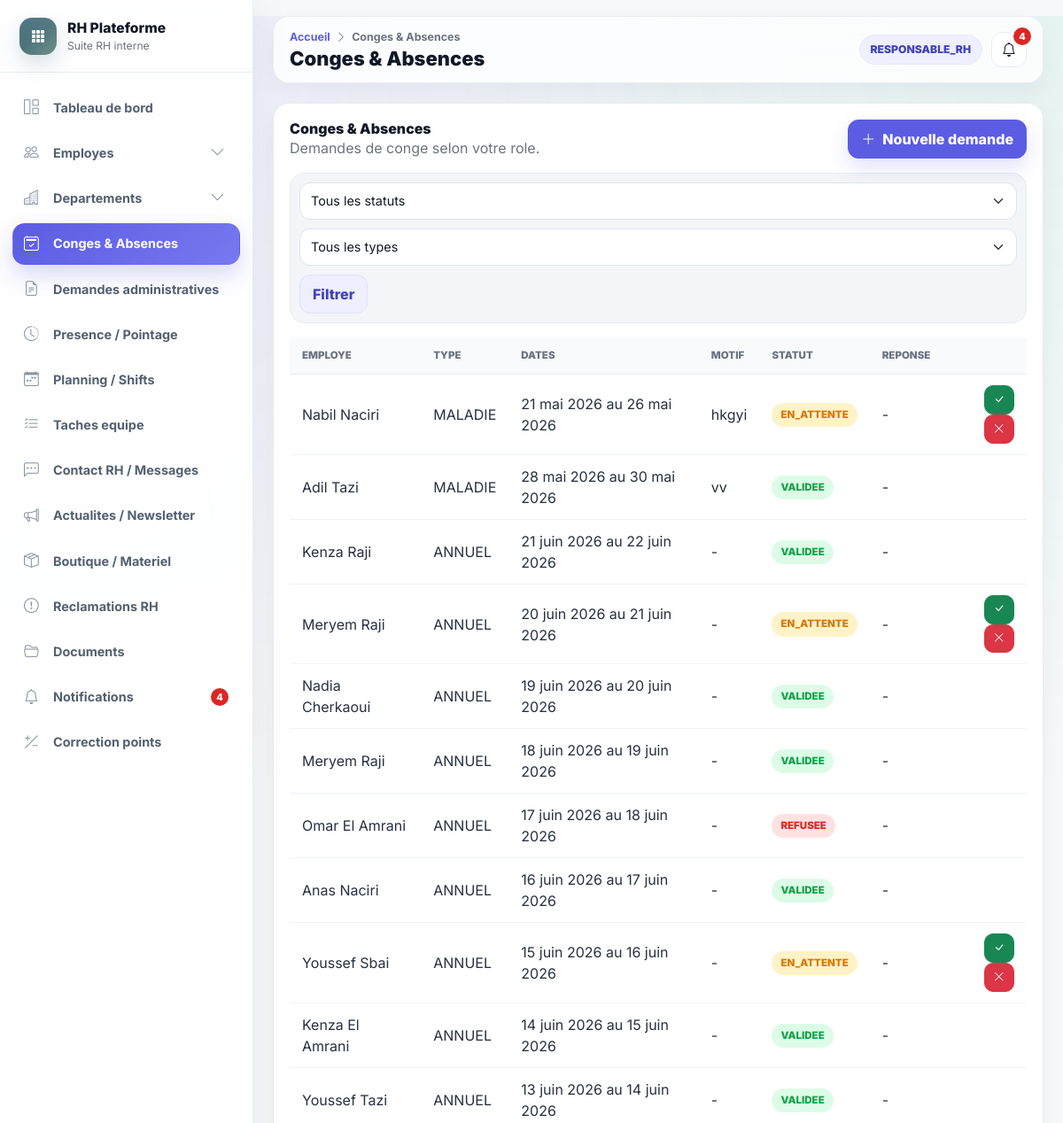
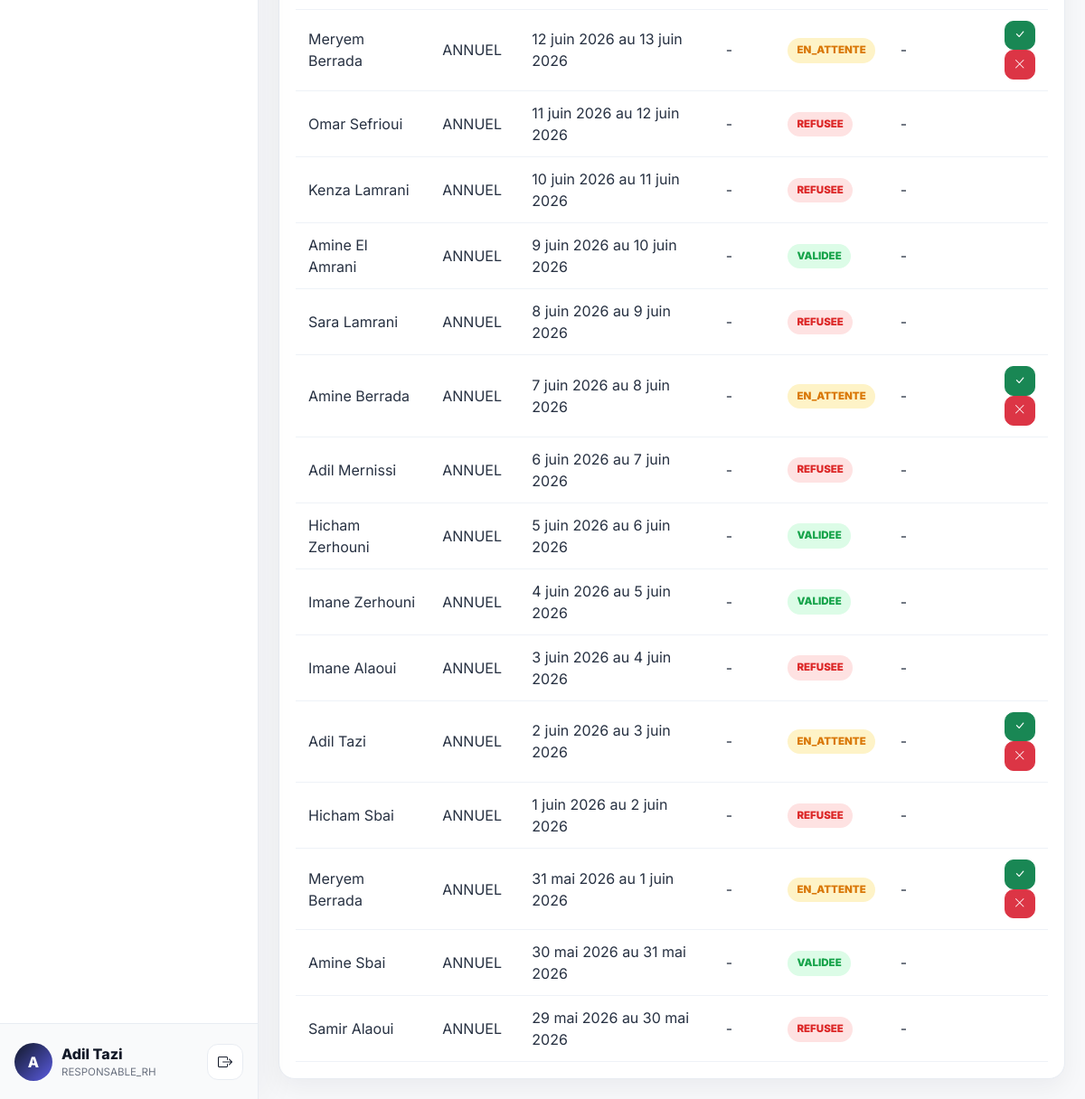
Screenshot of /conges (signed in) with the database file from the repository (2 pictures, top to bottom).
### accounts/models.py (models this page shows, shortened)
class UtilisateurProfile(models.Model):
    user = models.OneToOneField(settings.AUTH_USER_MODEL, on_delete=models.CASCADE, related_name="profile")
    role = models.CharField(max_length=40, choices=Role.choices)
    actif = models.BooleanField(default=True)
    employe = models.OneToOneField(
        "hr.Employe",
        on_delete=models.SET_NULL,
        null=True,
        blank=True,
        related_name="utilisateur_profile",
    )
    class Meta:
        verbose_name = "Utilisateur"
        verbose_name_plural = "Utilisateurs"

### hr/models.py (models this page shows, shortened)
class Employe(models.Model):
    matricule = models.CharField(max_length=100, unique=True)
    nom = models.CharField(max_length=255)
    prenom = models.CharField(max_length=255)
    email = models.EmailField()
    telephone = models.CharField(max_length=80, blank=True)
    date_naissance = models.DateField(null=True, blank=True)
    date_embauche = models.DateField()
    adresse = models.TextField(blank=True)
    photo = models.ImageField(upload_to="uploads/photos/", null=True, blank=True)
    departement = models.ForeignKey(Departement, on_delete=models.SET_NULL, null=True, blank=True, related_name="employes")
    service = models.ForeignKey(Service, on_delete=models.SET_NULL, null=True, blank=True, related_name="employes")
    poste = models.ForeignKey(Poste, on_delete=models.SET_NULL, null=True, blank=True, related_name="employes")
    responsable = models.ForeignKey("self", on_delete=models.SET_NULL, null=True, blank=True, related_name="collaborateurs")
    localisation = models.CharField(max_length=255, blank=True, default="Casablanca")
    actif = models.BooleanField(default=True)
    created_at = models.DateTimeField(auto_now_add=True)
    updated_at = models.DateTimeField(auto_now=True)
    class Meta:
        ordering = ["nom", "prenom"]
    @property
    def nom_complet(self):
        return f"{self.prenom or ''} {self.nom or ''}".strip()

class DemandeConge(models.Model):
    type = models.CharField(max_length=30, choices=TypeConge.choices)
    date_debut = models.DateField()
    date_fin = models.DateField()
    motif = models.TextField(blank=True)
    statut = models.CharField(max_length=30, choices=StatutDemande.choices, default=StatutDemande.EN_ATTENTE)
    employe = models.ForeignKey(Employe, on_delete=models.CASCADE, related_name="conges")
    traitee_par = models.ForeignKey(
        Employe,
        on_delete=models.SET_NULL,
        null=True,
        blank=True,
        related_name="conges_traites",
    )
    date_traitement = models.DateTimeField(null=True, blank=True)
    commentaire_reponse = models.TextField(blank=True)
    date_creation = models.DateTimeField(default=timezone.now)
    created_at = models.DateTimeField(auto_now_add=True)
    updated_at = models.DateTimeField(auto_now=True)
    class Meta:
        ordering = ["-date_creation"]

### hr/views.py (the view)
# urls.py: path("conges", views.conges_list, name="conges_list"),
@login_required
def conges_list(request):
    demandes = conges_for_profile(profile(request))
    statut = request.GET.get("statut")
    type_conge = request.GET.get("type")
    if statut:
        demandes = demandes.filter(statut=statut)
    if type_conge:
        demandes = demandes.filter(type=type_conge)
    return render(
        request,
        "conges/list.html",
        {"page_title": "Conges & Absences", "demandes": demandes, "statuts": StatutDemande.choices, "types": TypeConge.choices, "statut_filtre": statut, "type_filtre": type_conge},
    )

### hr/views.py (called while the page is built)
def profile(request):
    return getattr(request.user, "profile", None)

def conges_for_profile(user_profile):
    if not user_profile or not user_profile.employe:
        return DemandeConge.objects.none()
    if user_profile.role in {Role.ADMIN, Role.RESPONSABLE_RH}:
        return DemandeConge.objects.select_related("employe", "traitee_par")
    if user_profile.role == Role.RESPONSABLE_HIERARCHIQUE:
        return DemandeConge.objects.filter(employe__responsable=user_profile.employe).select_related("employe", "traitee_par")
    return DemandeConge.objects.filter(employe=user_profile.employe).select_related("employe", "traitee_par")

### templates/conges/list.html (shortened to what this page needs)
{% extends "base.html" %}
{% block content %}
<div class="panel">
    <div class="panel-header">
        <div><h3>Conges & Absences</h3><p class="mb-0">Demandes de conge selon votre role.</p></div>
        <a href="{% url 'conge_create' %}" class="btn btn-accent"><i class="bi bi-plus-lg"></i> Nouvelle demande</a>
    </div>
    <form class="filter-row" method="get">
        <select class="form-select" name="statut">
            <option value="">Tous les statuts</option>
        </select>
        <select class="form-select" name="type">
            <option value="">Tous les types</option>
        </select>
        <button class="btn btn-outline-secondary">Filtrer</button>
    </form>
    <div class="table-responsive">
        <table class="table align-middle">
            <thead><tr><th>Employe</th><th>Type</th><th>Dates</th><th>Motif</th><th>Statut</th><th>Reponse</th><th></th></tr></thead>
            <tbody>
            {% for demande in demandes %}
                <tr>
                    <td>{{ demande.employe.nom_complet }}</td>
                    <td>{{ demande.type }}</td>
                    <td>{{ demande.date_debut }} au {{ demande.date_fin }}</td>
                    <td>{{ demande.motif|default:"-" }}</td>
                    <td><span class="status-badge status-{{ demande.statut }}">{{ demande.statut }}</span></td>
                    <td>{{ demande.commentaire_reponse|default:"-" }}</td>
                    <td class="text-end">
                        {% if utilisateur_connecte.role == "ADMIN" or utilisateur_connecte.role == "RESPONSABLE_RH" or utilisateur_connecte.role == "RESPONSABLE_HIERARCHIQUE" %}
                            {% if demande.statut == "EN_ATTENTE" %}
                            <form method="post" action="{% url 'conge_validate' demande.id %}" class="d-inline">{% csrf_token %}<input type="hidden" name="commentaire" value=""><button class="btn btn-sm btn-success"><i class="bi bi-check-lg"></i></button></form>
                            <form method="post" action="{% url 'conge_refuse' demande.id %}" class="d-inline">{% csrf_token %}<input type="hidden" name="commentaire" value=""><button class="btn btn-sm btn-danger"><i class="bi bi-x-lg"></i></button></form>
                            {% endif %}
                        {% endif %}
                    </td>
                </tr>
            {% empty %}<tr><td colspan="7" class="empty-state">Aucune demande de conge.</td></tr>{% endfor %}
            </tbody>
        </table>
    </div>
</div>
{% endblock %}

### templates/base.html (shortened to what this page needs)
{% load static message_tags %}
<!DOCTYPE html>
<html lang="fr">
<head>
    <link href="https://cdn.jsdelivr.net/npm/bootstrap@5.3.3/dist/css/bootstrap.min.css" rel="stylesheet">
    <link href="https://cdn.jsdelivr.net/npm/bootstrap-icons@1.11.3/font/bootstrap-icons.css" rel="stylesheet">
    <link rel="stylesheet" href="{% static 'css/main.css' %}?v=premium-rh-saas-1">
</head>
<body class="app-body">
<div class="app-shell">
    <aside id="sidebar" class="app-sidebar">
        <div class="sidebar-brand">
            <div class="brand-mark"><i class="bi bi-grid-3x3-gap-fill"></i></div>
            <div class="brand-copy">
                <div class="brand-title">RH Plateforme</div>
                <div class="brand-subtitle">Suite RH interne</div>
            </div>
        </div>
        <nav class="sidebar-nav" aria-label="Navigation principale">
            <a href="{% url 'dashboard' %}" class="sidebar-item nav-link" data-route="/dashboard"><i class="bi bi-grid-1x2"></i><span>Tableau de bord</span></a>
            <div class="sidebar-group" data-group-route="/employes">
                <button class="sidebar-item sidebar-parent nav-link {% if nav_module == 'employes' %}active{% endif %}" type="button" data-bs-toggle="collapse" data-bs-target="#menuEmployes" aria-expanded="{% if nav_module == 'employes' %}true{% else %}false{% endif %}">
                    <i class="bi bi-people"></i><span>Employes</span><i class="bi bi-chevron-down ms-auto"></i>
                </button>
            </div>
            {% if utilisateur_connecte.role == "ADMIN" or utilisateur_connecte.role == "RESPONSABLE_RH" %}
                <div class="sidebar-group" data-group-route="/departements">
                    <button class="sidebar-item sidebar-parent nav-link {% if nav_module == 'departements' %}active{% endif %}" type="button" data-bs-toggle="collapse" data-bs-target="#menuDepartements" aria-expanded="{% if nav_module == 'departements' %}true{% else %}false{% endif %}">
                        <i class="bi bi-buildings"></i><span>Departements</span><i class="bi bi-chevron-down ms-auto"></i>
                    </button>
                </div>
            {% endif %}
            <a href="{% url 'conges_list' %}" class="sidebar-item nav-link" data-route="/conges"><i class="bi bi-calendar2-check"></i><span>Conges & Absences</span></a>
            <a href="{% url 'demandes_list' %}" class="sidebar-item nav-link" data-route="/demandes"><i class="bi bi-file-earmark-text"></i><span>Demandes administratives</span></a>
            <a href="{% url 'attendance' %}" class="sidebar-item nav-link" data-route="/pointage"><i class="bi bi-clock-history"></i><span>Presence / Pointage</span></a>
            <a href="{% url 'planning' %}" class="sidebar-item nav-link" data-route="/planning"><i class="bi bi-calendar-week"></i><span>Planning / Shifts</span></a>
            <a href="{% url 'team_tasks' %}" class="sidebar-item nav-link" data-route="/taches"><i class="bi bi-list-check"></i><span>Taches equipe</span></a>
            <a href="{% url 'rh_messages' %}" class="sidebar-item nav-link" data-route="/messages-rh"><i class="bi bi-chat-left-dots"></i><span>Contact RH / Messages</span></a>
            <a href="{% url 'news_list' %}" class="sidebar-item nav-link" data-route="/actualites"><i class="bi bi-megaphone"></i><span>Actualites / Newsletter</span></a>
            <a href="{% url 'shop' %}" class="sidebar-item nav-link" data-route="/boutique"><i class="bi bi-box-seam"></i><span>Boutique / Materiel</span></a>
            <a href="{% url 'reclamations' %}" class="sidebar-item nav-link" data-route="/reclamations"><i class="bi bi-exclamation-circle"></i><span>Reclamations RH</span></a>
            <a href="{% url 'documents_list' %}" class="sidebar-item nav-link" data-route="/documents"><i class="bi bi-folder2-open"></i><span>Documents</span></a>
            <a href="{% url 'notifications_list' %}" class="sidebar-item nav-link nav-link-with-badge" data-route="/notifications">
                <i class="bi bi-bell"></i><span>Notifications</span>
                {% if notifications_non_lues > 0 %}<span class="nav-badge">{{ notifications_non_lues }}</span>{% endif %}
            </a>
            {% if utilisateur_connecte.role == "ADMIN" or utilisateur_connecte.role == "RESPONSABLE_RH" %}
                <a href="{% url 'manual_points' %}" class="sidebar-item nav-link" data-route="/points"><i class="bi bi-plus-slash-minus"></i><span>Correction points</span></a>
            {% endif %}
        </nav>
        <div class="sidebar-user">
            <div class="user-avatar"><span>{{ utilisateur_connecte.employe.prenom|first|default:"U" }}</span></div>
            <div class="user-meta">
                <div class="user-name">{{ utilisateur_connecte.employe.nom_complet|default:"Utilisateur" }}</div>
                <div class="user-role">{{ utilisateur_connecte.role|default:"Session" }}</div>
            </div>
            <form action="{% url 'logout' %}" method="post" class="ms-auto">
                <button type="submit" class="btn btn-rh-icon" title="Se deconnecter"><i class="bi bi-box-arrow-right"></i></button>
            </form>
        </div>
    </aside>
    <main id="main-content" class="app-main">
        <nav class="app-topbar">
            <div class="page-header">
                <div class="breadcrumb-line">
                    <a href="{% url 'dashboard' %}">Accueil</a>
                    <i class="bi bi-chevron-right"></i>
                    <span>{{ page_title|default:"Page" }}</span>
                </div>
                <h1 class="page-title">{{ page_title|default:"Page" }}</h1>
            </div>
            <div class="topbar-actions">
                <span class="role-pill">{{ utilisateur_connecte.role|default:"Utilisateur" }}</span>
                <a href="{% url 'notifications_list' %}" class="btn btn-rh-icon position-relative" title="Notifications">
                    <i class="bi bi-bell"></i>
                    {% if notifications_non_lues > 0 %}<span class="topbar-badge">{{ notifications_non_lues }}</span>{% endif %}
                </a>
            </div>
        </nav>
        <div class="app-content">
            {% block content %}{% endblock %}
        </div>
    </main>
</div>
</body>
</html>

### rows the page displays
UtilisateurProfile: employe.prenom|first "A", employe.nom_complet "Adil Tazi", role "RESPONSABLE_RH"
DemandeConge: employe.nom_complet "Nabil Naciri", type "MALADIE", date_debut "21 mai 2026", date_fin "26 mai 2026", motif "hkgyi", statut "EN_ATTENTE", commentaire_reponse "-"
DemandeConge: employe.nom_complet "Adil Tazi", type "MALADIE", date_debut "28 mai 2026", date_fin "30 mai 2026", motif "vv", statut "VALIDEE", commentaire_reponse "-"
DemandeConge: employe.nom_complet "Kenza Raji", type "ANNUEL", date_debut "21 juin 2026", date_fin "22 juin 2026", motif "-", statut "VALIDEE", commentaire_reponse "-"
DemandeConge: employe.nom_complet "Meryem Raji", type "ANNUEL", date_debut "20 juin 2026", date_fin "21 juin 2026", motif "-", statut "EN_ATTENTE", commentaire_reponse "-"
DemandeConge: employe.nom_complet "Nadia Cherkaoui", type "ANNUEL", date_debut "19 juin 2026", date_fin "20 juin 2026", motif "-", statut "VALIDEE", commentaire_reponse "-"
DemandeConge: employe.nom_complet "Meryem Raji", type "ANNUEL", date_debut "18 juin 2026", date_fin "19 juin 2026", motif "-", statut "VALIDEE", commentaire_reponse "-"
DemandeConge: employe.nom_complet "Omar El Amrani", type "ANNUEL", date_debut "17 juin 2026", date_fin "18 juin 2026", motif "-", statut "REFUSEE", commentaire_reponse "-"
DemandeConge: employe.nom_complet "Anas Naciri", type "ANNUEL", date_debut "16 juin 2026", date_fin "17 juin 2026", motif "-", statut "VALIDEE", commentaire_reponse "-"
DemandeConge: employe.nom_complet "Youssef Sbai", type "ANNUEL", date_debut "15 juin 2026", date_fin "16 juin 2026", motif "-", statut "EN_ATTENTE", commentaire_reponse "-"
DemandeConge: employe.nom_complet "Kenza El Amrani", type "ANNUEL", date_debut "14 juin 2026", date_fin "15 juin 2026", motif "-", statut "VALIDEE", commentaire_reponse "-"
DemandeConge: employe.nom_complet "Youssef Tazi", type "ANNUEL", date_debut "13 juin 2026", date_fin "14 juin 2026", motif "-", statut "VALIDEE", commentaire_reponse "-"
DemandeConge: employe.nom_complet "Meryem Berrada", type "ANNUEL", date_debut "12 juin 2026", date_fin "13 juin 2026", motif "-", statut "EN_ATTENTE", commentaire_reponse "-"
DemandeConge: employe.nom_complet "Omar Sefrioui", type "ANNUEL", date_debut "11 juin 2026", date_fin "12 juin 2026", motif "-", statut "REFUSEE", commentaire_reponse "-"
DemandeConge: employe.nom_complet "Kenza Lamrani", type "ANNUEL", date_debut "10 juin 2026", date_fin "11 juin 2026", motif "-", statut "REFUSEE", commentaire_reponse "-"
DemandeConge: employe.nom_complet "Amine El Amrani", type "ANNUEL", date_debut "9 juin 2026", date_fin "10 juin 2026", motif "-", statut "VALIDEE", commentaire_reponse "-"
DemandeConge: employe.nom_complet "Sara Lamrani", type "ANNUEL", date_debut "8 juin 2026", date_fin "9 juin 2026", motif "-", statut "REFUSEE", commentaire_reponse "-"
DemandeConge: employe.nom_complet "Amine Berrada", type "ANNUEL", date_debut "7 juin 2026", date_fin "8 juin 2026", motif "-", statut "EN_ATTENTE", commentaire_reponse "-"
DemandeConge: employe.nom_complet "Adil Mernissi", type "ANNUEL", date_debut "6 juin 2026", date_fin "7 juin 2026", motif "-", statut "REFUSEE", commentaire_reponse "-"
DemandeConge: employe.nom_complet "Hicham Zerhouni", type "ANNUEL", date_debut "5 juin 2026", date_fin "6 juin 2026", motif "-", statut "VALIDEE", commentaire_reponse "-"
DemandeConge: employe.nom_complet "Imane Zerhouni", type "ANNUEL", date_debut "4 juin 2026", date_fin "5 juin 2026", motif "-", statut "VALIDEE", commentaire_reponse "-"
DemandeConge: employe.nom_complet "Imane Alaoui", type "ANNUEL", date_debut "3 juin 2026", date_fin "4 juin 2026", motif "-", statut "REFUSEE", commentaire_reponse "-"
DemandeConge: employe.nom_complet "Adil Tazi", type "ANNUEL", date_debut "2 juin 2026", date_fin "3 juin 2026", motif "-", statut "EN_ATTENTE", commentaire_reponse "-"
DemandeConge: employe.nom_complet "Hicham Sbai", type "ANNUEL", date_debut "1 juin 2026", date_fin "2 juin 2026", motif "-", statut "REFUSEE", commentaire_reponse "-"
DemandeConge: employe.nom_complet "Meryem Berrada", type "ANNUEL", date_debut "31 mai 2026", date_fin "1 juin 2026", motif "-", statut "EN_ATTENTE", commentaire_reponse "-"
DemandeConge: employe.nom_complet "Amine Sbai", type "ANNUEL", date_debut "30 mai 2026", date_fin "31 mai 2026", motif "-", statut "VALIDEE", commentaire_reponse "-"
DemandeConge: employe.nom_complet "Samir Alaoui", type "ANNUEL", date_debut "29 mai 2026", date_fin "30 mai 2026", motif "-", statut "REFUSEE", commentaire_reponse "-"

### other values shown
{{ notifications_non_lues }} "4"
{{ page_title|default:"Page" }} "Conges & Absences"
